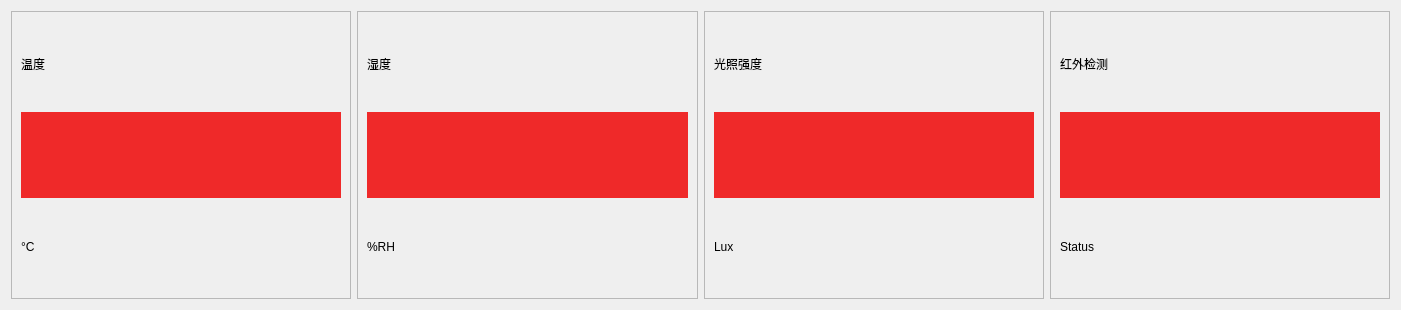
<?xml version="1.0" encoding="UTF-8"?>
<ui version="4.0">
 <class>DeviceShow</class>
 <widget class="QWidget" name="DeviceShow">
  <property name="geometry">
   <rect>
    <x>0</x>
    <y>0</y>
    <width>1401</width>
    <height>310</height>
   </rect>
  </property>
  <property name="windowTitle">
   <string>Form</string>
  </property>
  <layout class="QHBoxLayout" name="horizontalLayout_2">
   <item>
    <layout class="QHBoxLayout" name="horizontalLayout">
     <item>
      <widget class="QFrame" name="frame_temp">
       <property name="frameShape">
        <enum>QFrame::StyledPanel</enum>
       </property>
       <property name="frameShadow">
        <enum>QFrame::Raised</enum>
       </property>
       <layout class="QVBoxLayout" name="verticalLayout_2">
        <item>
         <layout class="QVBoxLayout" name="verticalLayout">
          <item>
           <widget class="QLabel" name="label">
            <property name="text">
             <string>温度</string>
            </property>
           </widget>
          </item>
          <item>
           <widget class="QLabel" name="label_temp">
            <property name="styleSheet">
             <string notr="true">background-color: rgb(239, 41, 41);</string>
            </property>
            <property name="text">
             <string/>
            </property>
           </widget>
          </item>
          <item>
           <widget class="QLabel" name="label_6">
            <property name="text">
             <string>°C </string>
            </property>
           </widget>
          </item>
         </layout>
        </item>
       </layout>
      </widget>
     </item>
     <item>
      <widget class="QFrame" name="frame_humi">
       <property name="frameShape">
        <enum>QFrame::StyledPanel</enum>
       </property>
       <property name="frameShadow">
        <enum>QFrame::Raised</enum>
       </property>
       <layout class="QVBoxLayout" name="verticalLayout_6">
        <item>
         <layout class="QVBoxLayout" name="verticalLayout_3">
          <item>
           <widget class="QLabel" name="label_2">
            <property name="text">
             <string>湿度</string>
            </property>
           </widget>
          </item>
          <item>
           <widget class="QLabel" name="label_humi">
            <property name="styleSheet">
             <string notr="true">background-color: rgb(239, 41, 41);</string>
            </property>
            <property name="text">
             <string/>
            </property>
           </widget>
          </item>
          <item>
           <widget class="QLabel" name="label_8">
            <property name="text">
             <string>%RH</string>
            </property>
           </widget>
          </item>
         </layout>
        </item>
       </layout>
      </widget>
     </item>
     <item>
      <widget class="QFrame" name="frame_light">
       <property name="frameShape">
        <enum>QFrame::StyledPanel</enum>
       </property>
       <property name="frameShadow">
        <enum>QFrame::Raised</enum>
       </property>
       <layout class="QVBoxLayout" name="verticalLayout_7">
        <item>
         <layout class="QVBoxLayout" name="verticalLayout_4">
          <item>
           <widget class="QLabel" name="label_3">
            <property name="text">
             <string>光照强度</string>
            </property>
           </widget>
          </item>
          <item>
           <widget class="QLabel" name="label_light">
            <property name="styleSheet">
             <string notr="true">background-color: rgb(239, 41, 41);</string>
            </property>
            <property name="text">
             <string/>
            </property>
           </widget>
          </item>
          <item>
           <widget class="QLabel" name="label_10">
            <property name="text">
             <string>Lux</string>
            </property>
           </widget>
          </item>
         </layout>
        </item>
       </layout>
      </widget>
     </item>
     <item>
      <widget class="QFrame" name="frame_ir">
       <property name="frameShape">
        <enum>QFrame::StyledPanel</enum>
       </property>
       <property name="frameShadow">
        <enum>QFrame::Raised</enum>
       </property>
       <layout class="QVBoxLayout" name="verticalLayout_8">
        <item>
         <layout class="QVBoxLayout" name="verticalLayout_5">
          <item>
           <widget class="QLabel" name="label_4">
            <property name="text">
             <string>红外检测</string>
            </property>
           </widget>
          </item>
          <item>
           <widget class="QLabel" name="label_ir">
            <property name="styleSheet">
             <string notr="true">background-color: rgb(239, 41, 41);</string>
            </property>
            <property name="text">
             <string/>
            </property>
           </widget>
          </item>
          <item>
           <widget class="QLabel" name="label_12">
            <property name="text">
             <string>Status</string>
            </property>
           </widget>
          </item>
         </layout>
        </item>
       </layout>
      </widget>
     </item>
    </layout>
   </item>
  </layout>
 </widget>
 <resources/>
 <connections/>
</ui>
